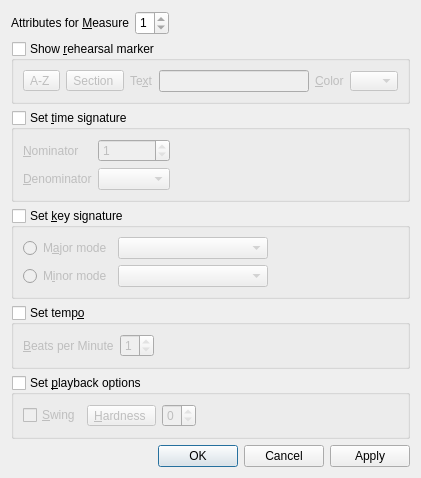
<?xml version="1.0" encoding="UTF-8"?>
<ui version="4.0">
 <class>MeasurePropertiesDialog</class>
 <widget class="QDialog" name="MeasurePropertiesDialog">
  <property name="geometry">
   <rect>
    <x>0</x>
    <y>0</y>
    <width>398</width>
    <height>438</height>
   </rect>
  </property>
  <property name="sizePolicy">
   <sizepolicy hsizetype="Fixed" vsizetype="Fixed">
    <horstretch>0</horstretch>
    <verstretch>0</verstretch>
   </sizepolicy>
  </property>
  <property name="windowTitle">
   <string>Measure Attributes</string>
  </property>
  <property name="locale">
   <locale language="English" country="UnitedStates"/>
  </property>
  <layout class="QVBoxLayout" name="verticalLayout">
   <item>
    <layout class="QHBoxLayout" name="horizontalLayout_2">
     <item>
      <widget class="QLabel" name="labelAttributesForMeasure">
       <property name="text">
        <string>Attributes for &amp;Measure</string>
       </property>
       <property name="buddy">
        <cstring>spinBoxMeasureNumber</cstring>
       </property>
      </widget>
     </item>
     <item>
      <widget class="QSpinBox" name="spinBoxMeasureNumber">
       <property name="minimumSize">
        <size>
         <width>0</width>
         <height>24</height>
        </size>
       </property>
       <property name="wrapping">
        <bool>false</bool>
       </property>
       <property name="frame">
        <bool>true</bool>
       </property>
       <property name="readOnly">
        <bool>false</bool>
       </property>
       <property name="accelerated">
        <bool>false</bool>
       </property>
       <property name="keyboardTracking">
        <bool>true</bool>
       </property>
       <property name="minimum">
        <number>1</number>
       </property>
       <property name="maximum">
        <number>1</number>
       </property>
      </widget>
     </item>
     <item>
      <spacer name="horizontalSpacer_3">
       <property name="orientation">
        <enum>Qt::Horizontal</enum>
       </property>
       <property name="sizeHint" stdset="0">
        <size>
         <width>40</width>
         <height>20</height>
        </size>
       </property>
      </spacer>
     </item>
    </layout>
   </item>
   <item>
    <widget class="QGroupBox" name="groupBoxSetRehearsalMarker">
     <property name="title">
      <string>Show &amp;rehearsal marker</string>
     </property>
     <property name="checkable">
      <bool>true</bool>
     </property>
     <property name="checked">
      <bool>false</bool>
     </property>
     <layout class="QHBoxLayout" name="horizontalLayout_4">
      <item>
       <widget class="QToolButton" name="toolButtonMarkerLetterTemplate">
        <property name="sizePolicy">
         <sizepolicy hsizetype="Fixed" vsizetype="Fixed">
          <horstretch>0</horstretch>
          <verstretch>0</verstretch>
         </sizepolicy>
        </property>
        <property name="minimumSize">
         <size>
          <width>0</width>
          <height>0</height>
         </size>
        </property>
        <property name="text">
         <string>A-Z </string>
        </property>
        <property name="popupMode">
         <enum>QToolButton::InstantPopup</enum>
        </property>
       </widget>
      </item>
      <item>
       <widget class="QToolButton" name="toolButtonMarkerSectionTemplate">
        <property name="sizePolicy">
         <sizepolicy hsizetype="Fixed" vsizetype="Fixed">
          <horstretch>0</horstretch>
          <verstretch>0</verstretch>
         </sizepolicy>
        </property>
        <property name="minimumSize">
         <size>
          <width>0</width>
          <height>0</height>
         </size>
        </property>
        <property name="text">
         <string>Section </string>
        </property>
        <property name="popupMode">
         <enum>QToolButton::InstantPopup</enum>
        </property>
       </widget>
      </item>
      <item>
       <widget class="QLabel" name="labelMarkerText">
        <property name="text">
         <string>Te&amp;xt</string>
        </property>
        <property name="buddy">
         <cstring>lineEditMarkerText</cstring>
        </property>
       </widget>
      </item>
      <item>
       <widget class="QLineEdit" name="lineEditMarkerText">
        <property name="minimumSize">
         <size>
          <width>150</width>
          <height>0</height>
         </size>
        </property>
       </widget>
      </item>
      <item>
       <widget class="QLabel" name="labelMarkerColor">
        <property name="text">
         <string>&amp;Color</string>
        </property>
        <property name="buddy">
         <cstring>comboBoxMarkerColor</cstring>
        </property>
       </widget>
      </item>
      <item>
       <widget class="QComboBox" name="comboBoxMarkerColor">
        <property name="sizePolicy">
         <sizepolicy hsizetype="Fixed" vsizetype="Fixed">
          <horstretch>0</horstretch>
          <verstretch>0</verstretch>
         </sizepolicy>
        </property>
        <property name="maximumSize">
         <size>
          <width>48</width>
          <height>20</height>
         </size>
        </property>
       </widget>
      </item>
     </layout>
    </widget>
   </item>
   <item>
    <widget class="QGroupBox" name="groupBoxSetTimeSignature">
     <property name="title">
      <string>Set &amp;time signature</string>
     </property>
     <property name="checkable">
      <bool>true</bool>
     </property>
     <property name="checked">
      <bool>false</bool>
     </property>
     <layout class="QGridLayout" name="gridLayout_2">
      <item row="0" column="0">
       <widget class="QLabel" name="labelTimeSignatureNominator">
        <property name="text">
         <string>&amp;Nominator</string>
        </property>
        <property name="buddy">
         <cstring>spinBoxTimeSignatureNominator</cstring>
        </property>
       </widget>
      </item>
      <item row="0" column="1">
       <widget class="QSpinBox" name="spinBoxTimeSignatureNominator">
        <property name="minimum">
         <number>1</number>
        </property>
        <property name="maximum">
         <number>1</number>
        </property>
       </widget>
      </item>
      <item row="1" column="0">
       <widget class="QLabel" name="labelTimeSignatureDenominator">
        <property name="text">
         <string>&amp;Denominator</string>
        </property>
        <property name="buddy">
         <cstring>comboBoxTimeSignatureDenominator</cstring>
        </property>
       </widget>
      </item>
      <item row="1" column="1">
       <widget class="QComboBox" name="comboBoxTimeSignatureDenominator"/>
      </item>
      <item row="0" column="2">
       <spacer name="horizontalSpacer_4">
        <property name="orientation">
         <enum>Qt::Horizontal</enum>
        </property>
        <property name="sizeHint" stdset="0">
         <size>
          <width>40</width>
          <height>20</height>
         </size>
        </property>
       </spacer>
      </item>
     </layout>
    </widget>
   </item>
   <item>
    <widget class="QGroupBox" name="groupBoxSetKeySignature">
     <property name="title">
      <string>Set &amp;key signature</string>
     </property>
     <property name="checkable">
      <bool>true</bool>
     </property>
     <property name="checked">
      <bool>false</bool>
     </property>
     <layout class="QGridLayout" name="gridLayout">
      <item row="0" column="0">
       <widget class="QRadioButton" name="radioButtonMajorMode">
        <property name="text">
         <string>M&amp;ajor mode</string>
        </property>
       </widget>
      </item>
      <item row="0" column="1">
       <widget class="QComboBox" name="comboBoxKeySignatureMajor">
        <property name="minimumSize">
         <size>
          <width>150</width>
          <height>0</height>
         </size>
        </property>
       </widget>
      </item>
      <item row="1" column="0">
       <widget class="QRadioButton" name="radioButtonMinorMode">
        <property name="text">
         <string>M&amp;inor mode</string>
        </property>
       </widget>
      </item>
      <item row="1" column="1">
       <widget class="QComboBox" name="comboBoxKeySignatureMinor">
        <property name="minimumSize">
         <size>
          <width>150</width>
          <height>0</height>
         </size>
        </property>
       </widget>
      </item>
      <item row="0" column="2">
       <spacer name="horizontalSpacer">
        <property name="orientation">
         <enum>Qt::Horizontal</enum>
        </property>
        <property name="sizeHint" stdset="0">
         <size>
          <width>40</width>
          <height>20</height>
         </size>
        </property>
       </spacer>
      </item>
     </layout>
    </widget>
   </item>
   <item>
    <widget class="QGroupBox" name="groupBoxSetTempo">
     <property name="title">
      <string>Set temp&amp;o</string>
     </property>
     <property name="checkable">
      <bool>true</bool>
     </property>
     <property name="checked">
      <bool>false</bool>
     </property>
     <layout class="QHBoxLayout" name="horizontalLayout">
      <item>
       <widget class="QLabel" name="labelBPM">
        <property name="text">
         <string>&amp;Beats per Minute</string>
        </property>
        <property name="buddy">
         <cstring>spinBoxBPM</cstring>
        </property>
       </widget>
      </item>
      <item>
       <widget class="QSpinBox" name="spinBoxBPM">
        <property name="minimum">
         <number>1</number>
        </property>
        <property name="maximum">
         <number>1</number>
        </property>
        <property name="singleStep">
         <number>5</number>
        </property>
        <property name="value">
         <number>1</number>
        </property>
       </widget>
      </item>
      <item>
       <spacer name="horizontalSpacer_2">
        <property name="orientation">
         <enum>Qt::Horizontal</enum>
        </property>
        <property name="sizeHint" stdset="0">
         <size>
          <width>40</width>
          <height>20</height>
         </size>
        </property>
       </spacer>
      </item>
     </layout>
    </widget>
   </item>
   <item>
    <widget class="QGroupBox" name="groupBoxSetPlaybackOptions">
     <property name="title">
      <string>Set &amp;playback options</string>
     </property>
     <property name="checkable">
      <bool>true</bool>
     </property>
     <property name="checked">
      <bool>false</bool>
     </property>
     <layout class="QHBoxLayout" name="horizontalLayout_3">
      <item>
       <widget class="QCheckBox" name="checkBoxSwing">
        <property name="text">
         <string>&amp;Swing</string>
        </property>
       </widget>
      </item>
      <item>
       <widget class="QToolButton" name="toolButtonSwingHardness">
        <property name="sizePolicy">
         <sizepolicy hsizetype="Fixed" vsizetype="Fixed">
          <horstretch>0</horstretch>
          <verstretch>0</verstretch>
         </sizepolicy>
        </property>
        <property name="minimumSize">
         <size>
          <width>0</width>
          <height>0</height>
         </size>
        </property>
        <property name="text">
         <string>&amp;Hardness </string>
        </property>
        <property name="popupMode">
         <enum>QToolButton::InstantPopup</enum>
        </property>
       </widget>
      </item>
      <item>
       <widget class="QSpinBox" name="spinBoxSwingHardness">
        <property name="minimum">
         <number>0</number>
        </property>
        <property name="maximum">
         <number>0</number>
        </property>
        <property name="singleStep">
         <number>10</number>
        </property>
        <property name="value">
         <number>0</number>
        </property>
       </widget>
      </item>
      <item>
       <spacer name="horizontalSpacer_5">
        <property name="orientation">
         <enum>Qt::Horizontal</enum>
        </property>
        <property name="sizeHint" stdset="0">
         <size>
          <width>40</width>
          <height>20</height>
         </size>
        </property>
       </spacer>
      </item>
     </layout>
    </widget>
   </item>
   <item>
    <widget class="QDialogButtonBox" name="buttonBox">
     <property name="orientation">
      <enum>Qt::Horizontal</enum>
     </property>
     <property name="standardButtons">
      <set>QDialogButtonBox::Apply|QDialogButtonBox::Cancel|QDialogButtonBox::Ok</set>
     </property>
    </widget>
   </item>
  </layout>
 </widget>
 <tabstops>
  <tabstop>spinBoxMeasureNumber</tabstop>
  <tabstop>groupBoxSetRehearsalMarker</tabstop>
  <tabstop>toolButtonMarkerLetterTemplate</tabstop>
  <tabstop>toolButtonMarkerSectionTemplate</tabstop>
  <tabstop>lineEditMarkerText</tabstop>
  <tabstop>comboBoxMarkerColor</tabstop>
  <tabstop>groupBoxSetTimeSignature</tabstop>
  <tabstop>spinBoxTimeSignatureNominator</tabstop>
  <tabstop>comboBoxTimeSignatureDenominator</tabstop>
  <tabstop>groupBoxSetKeySignature</tabstop>
  <tabstop>radioButtonMajorMode</tabstop>
  <tabstop>comboBoxKeySignatureMajor</tabstop>
  <tabstop>radioButtonMinorMode</tabstop>
  <tabstop>comboBoxKeySignatureMinor</tabstop>
  <tabstop>groupBoxSetTempo</tabstop>
  <tabstop>spinBoxBPM</tabstop>
  <tabstop>buttonBox</tabstop>
 </tabstops>
 <resources/>
 <connections>
  <connection>
   <sender>buttonBox</sender>
   <signal>accepted()</signal>
   <receiver>MeasurePropertiesDialog</receiver>
   <slot>accept()</slot>
   <hints>
    <hint type="sourcelabel">
     <x>318</x>
     <y>334</y>
    </hint>
    <hint type="destinationlabel">
     <x>157</x>
     <y>274</y>
    </hint>
   </hints>
  </connection>
  <connection>
   <sender>buttonBox</sender>
   <signal>rejected()</signal>
   <receiver>MeasurePropertiesDialog</receiver>
   <slot>reject()</slot>
   <hints>
    <hint type="sourcelabel">
     <x>386</x>
     <y>340</y>
    </hint>
    <hint type="destinationlabel">
     <x>286</x>
     <y>274</y>
    </hint>
   </hints>
  </connection>
 </connections>
</ui>
